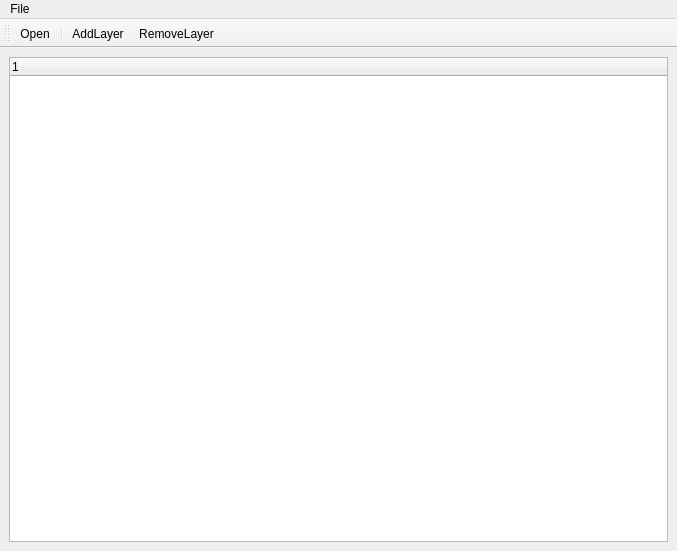
<ui version="4.0" >
 <class>MainWindow</class>
 <widget class="QMainWindow" name="MainWindow" >
  <property name="windowModality" >
   <enum>Qt::ApplicationModal</enum>
  </property>
  <property name="enabled" >
   <bool>true</bool>
  </property>
  <property name="geometry" >
   <rect>
    <x>0</x>
    <y>0</y>
    <width>677</width>
    <height>551</height>
   </rect>
  </property>
  <property name="windowTitle" >
   <string>MainWindow</string>
  </property>
  <widget class="QWidget" name="centralwidget" >
   <layout class="QHBoxLayout" >
    <property name="margin" >
     <number>9</number>
    </property>
    <property name="spacing" >
     <number>6</number>
    </property>
    <item>
     <widget class="QTreeWidget" name="treeWidget" />
    </item>
   </layout>
  </widget>
  <widget class="QMenuBar" name="menubar" >
   <property name="geometry" >
    <rect>
     <x>0</x>
     <y>0</y>
     <width>677</width>
     <height>25</height>
    </rect>
   </property>
   <widget class="QMenu" name="menuFile" >
    <property name="title" >
     <string>File</string>
    </property>
    <addaction name="actionOpen" />
    <addaction name="separator" />
    <addaction name="actionExit" />
   </widget>
   <addaction name="menuFile" />
  </widget>
  <widget class="QToolBar" name="toolBar" >
   <property name="orientation" >
    <enum>Qt::Horizontal</enum>
   </property>
   <attribute name="toolBarArea" >
    <number>4</number>
   </attribute>
   <addaction name="actionOpen" />
   <addaction name="separator" />
   <addaction name="actionAddLayer" />
   <addaction name="actionRemoveLayer" />
  </widget>
  <action name="actionOpen" >
   <property name="icon" >
    <iconset>../../../DotNet/Helios/Lib/Icons/open_document.png</iconset>
   </property>
   <property name="text" >
    <string>Open</string>
   </property>
  </action>
  <action name="actionExit" >
   <property name="text" >
    <string>Exit</string>
   </property>
  </action>
  <action name="actionAddLayer" >
   <property name="icon" >
    <iconset resource="resources.qrc" >:/images/images/add_layer_command.gif</iconset>
   </property>
   <property name="text" >
    <string>AddLayer</string>
   </property>
  </action>
  <action name="actionRemoveLayer" >
   <property name="icon" >
    <iconset resource="resources.qrc" >:/images/images/remove_layer_command.gif</iconset>
   </property>
   <property name="text" >
    <string>RemoveLayer</string>
   </property>
  </action>
 </widget>
 <layoutdefault spacing="6" margin="9" />
 <resources>
  <include location="resources.qrc" />
 </resources>
 <connections>
  <connection>
   <sender>actionExit</sender>
   <signal>triggered()</signal>
   <receiver>MainWindow</receiver>
   <slot>close()</slot>
   <hints>
    <hint type="sourcelabel" >
     <x>-1</x>
     <y>-1</y>
    </hint>
    <hint type="destinationlabel" >
     <x>309</x>
     <y>299</y>
    </hint>
   </hints>
  </connection>
 </connections>
</ui>
